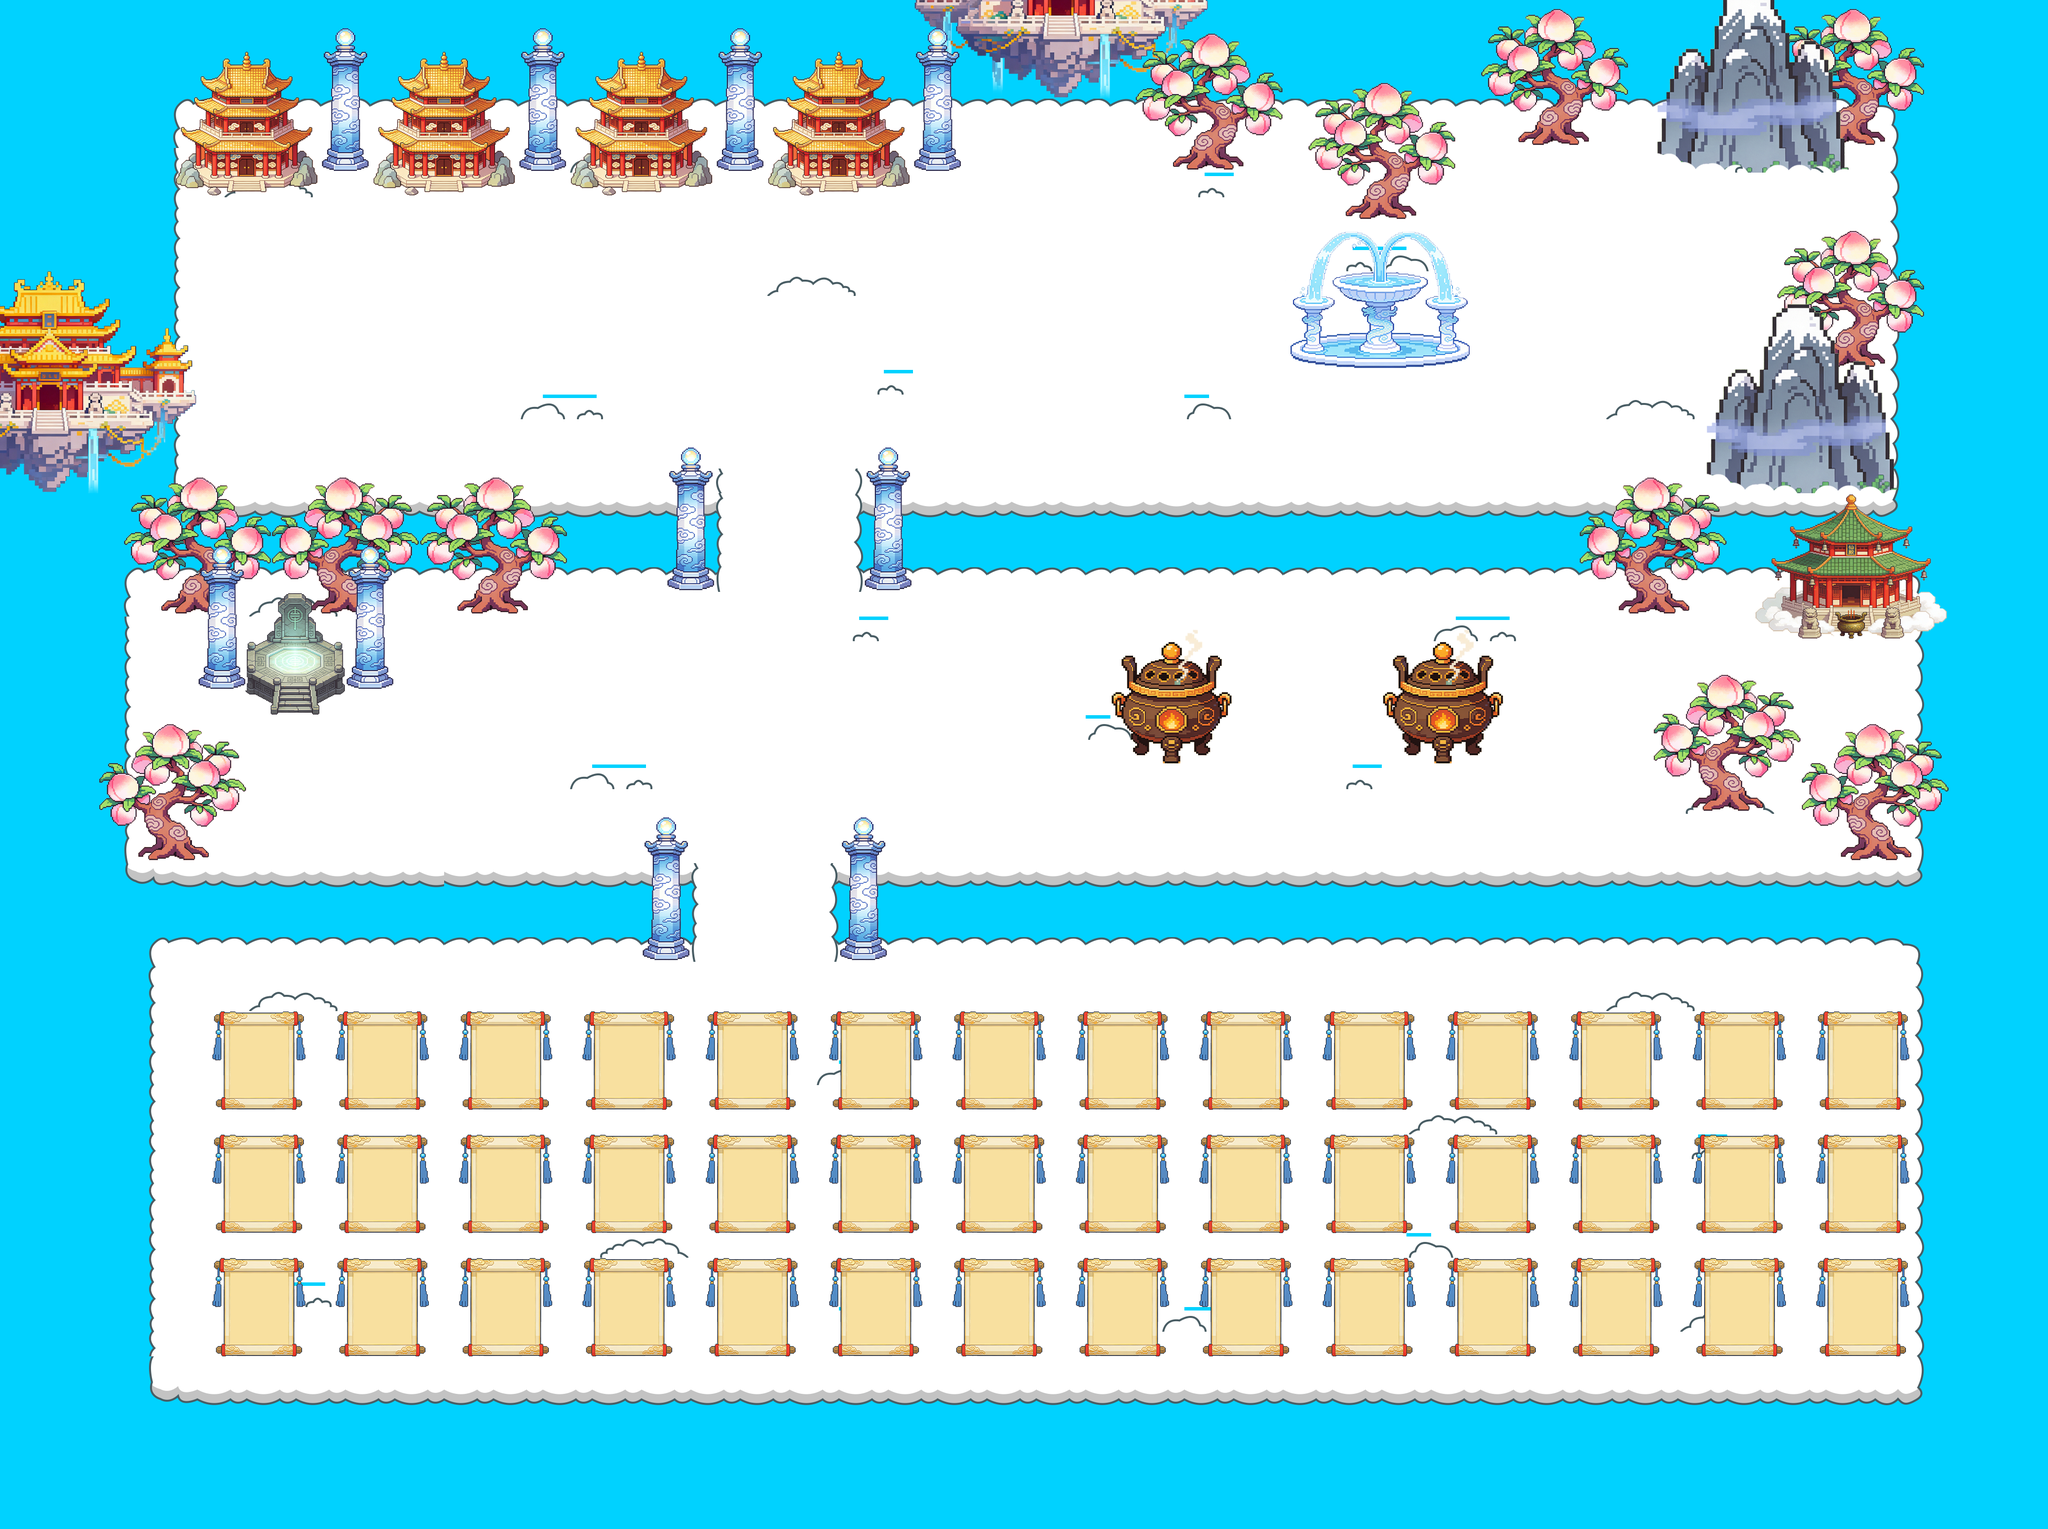

This game map was drawn from its Tiled (.tmx) file and the tilesets committed beside it. A one-line description and the trimmed map source follow:
An orthogonal 83x62 tile map with 50x50 px tiles, 7 tile layers (Obstacle, 天空, 云, 云1, ...), 2 tilesets.

<map version="1.10" tiledversion="1.11.0" orientation="orthogonal" renderorder="right-down" width="83" height="62" tilewidth="50" tileheight="50" infinite="0" nextlayerid="9" nextobjectid="1">
 <tileset firstgid="1" name="map_xiuxian" tilewidth="50" tileheight="50" tilecount="1600" columns="40">
  <image source="map_xiuxian.png" width="2000" height="2000" />
 </tileset>
 <tileset firstgid="1601" source="../map1.tsx" />
 <layer id="4" name="Obstacle" width="83" height="62">
  <data>[5146 cells, 2444 non-empty, 2 distinct tile ids]</data>
 </layer>
 <layer id="1" name="天空" width="83" height="62">
  <data>[5146 cells, 5146 non-empty, 1 distinct tile ids]</data>
 </layer>
 <layer id="3" name="云" width="83" height="62">
  <data>[5146 cells, 3507 non-empty, 26 distinct tile ids]</data>
 </layer>
 <layer id="5" name="云1" width="83" height="62">
  <data>[5146 cells, 148 non-empty, 32 distinct tile ids]</data>
 </layer>
 <layer id="8" name="图块层 8" width="83" height="62">
  <data>[5146 cells, 381 non-empty, 172 distinct tile ids]</data>
 </layer>
 <layer id="6" name="建筑" width="83" height="62">
  <data>[5146 cells, 1402 non-empty, 204 distinct tile ids]</data>
 </layer>
 <layer id="7" name="图块层 7" width="83" height="62">
  <data>[5146 cells, 168 non-empty, 76 distinct tile ids]</data>
 </layer>
</map>
